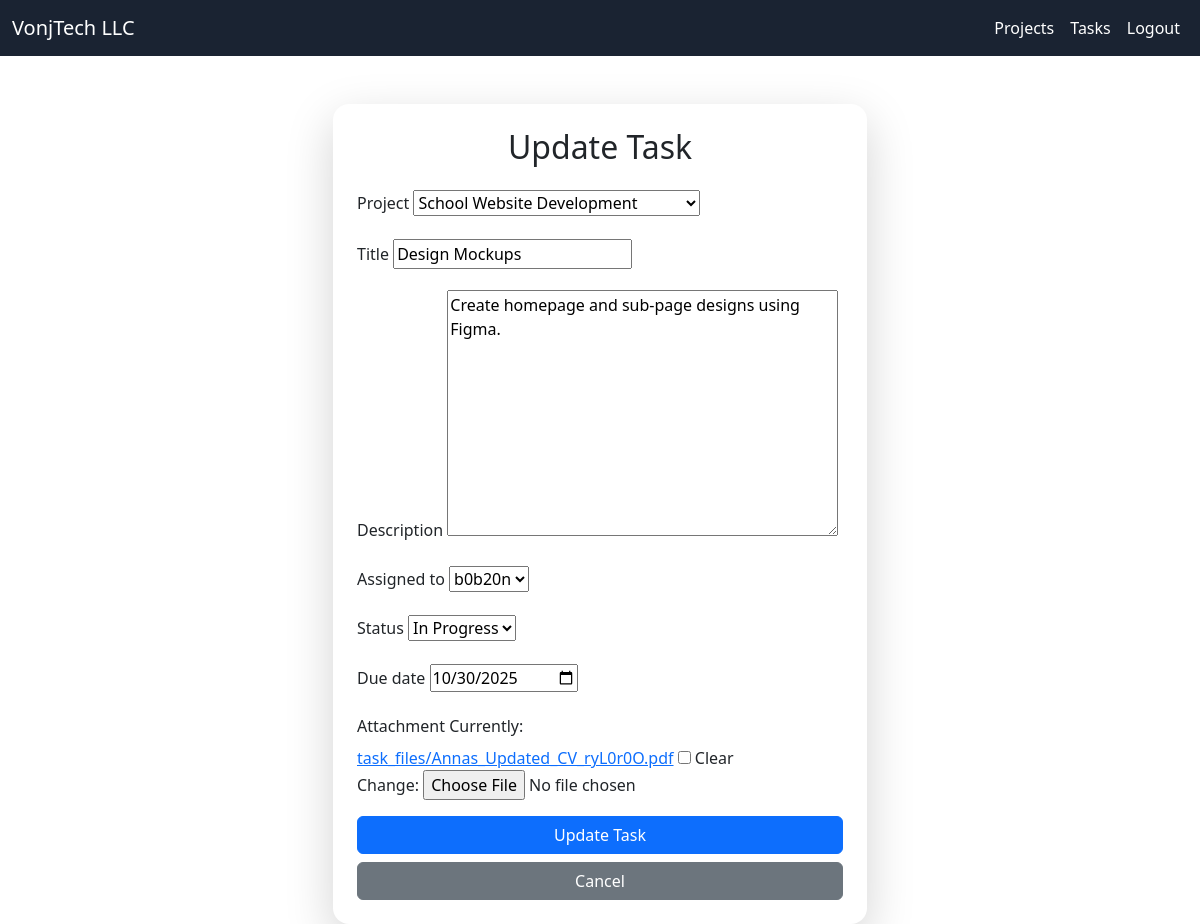
The page /tasks/update/2/ (signed in) on the database its author committed.
### dashboard/models.py (models this page shows)
class Task(models.Model):
    STATUS_CHOICES = [
        ('Pending', 'Pending'),
        ('In Progress', 'In Progress'),
        ('Completed', 'Completed')
    ]
    project = models.ForeignKey(Project, on_delete=models.CASCADE)
    title = models.CharField(max_length=255)
    description = models.TextField(blank=True)
    assigned_to = models.ForeignKey(User, on_delete=models.CASCADE, related_name='assigned_tasks')
    status = models.CharField(max_length=20, choices=STATUS_CHOICES, default='Pending')
    due_date = models.DateField()
    attachment = models.FileField(upload_to='task_files/', blank=True, null=True)  # <-- File upload

### dashboard/views.py (the view)
# urls.py: path('tasks/update/<int:id>/', views.update_task, name='update_task'),
@login_required
def update_task(request, id):
    task = get_object_or_404(Task, id=id)
    if request.method == 'POST':
        form = TaskForm(request.POST, request.FILES, instance=task)
        if form.is_valid():
            form.save()
            return redirect('task_list')
    else:
        form = TaskForm(instance=task)
    return render(request, 'update_task.html', {'form': form, 'task': task})

### dashboard/forms.py
class TaskForm(forms.ModelForm):
    class Meta:
        model = Task
        fields = ['project', 'title', 'description', 'assigned_to', 'status', 'due_date','attachment']
        widgets = {
            'due_date': forms.DateInput(attrs={'type': 'date'})
        }

### dashboard/models.py (called while the page is built)
    def __str__(self):
        return self.name

### dashboard/templates/update_task.html (shortened to what this page needs)
{% extends 'base.html' %}
{% block content %}
<div class="container mt-5">
    <div class="row justify-content-center">
        <div class="col-md-8 col-lg-6">
            <div class="card shadow-lg border-0 rounded-4">
                <div class="card-body p-4">
                    <h2 class="card-title text-center mb-4">Update Task</h2>
                    <form method="post" enctype="multipart/form-data">
                        {% for field in form %}
                            <div class="mb-3">
                                <label for="{{ field.id_for_label }}" class="form-label">{{ field.label }}</label>
                                {{ field }}
                            </div>
                        {% endfor %}
                        <div class="d-grid gap-2">
                            <button type="submit" class="btn btn-primary btn-block">Update Task</button>
                            <a href="{% url 'task_list' %}" class="btn btn-secondary btn-block">Cancel</a>
                        </div>
                    </form>
                </div>
            </div>
        </div>
    </div>
</div>
{% endblock %}

### rows shown on the page
Task: form "School Website Development" "Design Mockups" "Create homepage and sub-page designs using Figma." "b0b20n" "In Progress" "10/30/2025"

### other values the page prints
{{ field.label }} "Project" "Title" "Description" "Assigned to" "Status" "Due date" "Attachment"
